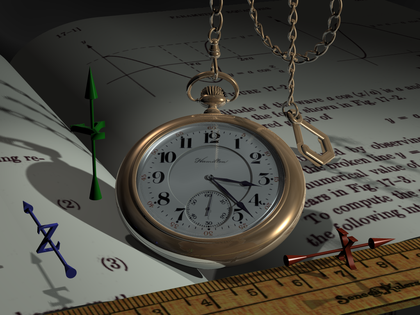
%> input picture Used_Images/watch.png, 420 x 315 px, shrunk from 1024 x 768 before the run
$ octave script.m   (GNU Octave 9; MATLAB toolbox functions it lacks are replaced by stand-ins)
%> lines starting %> are read from the running program, lines starting %| are printed output that depends on the picture; in (x1, y1, x2, y2) boxes, pixels count from 0 and x2, y2 are one past the last pixel; in counts of white or black regions, pixels touching at a corner belong together; the program's own positions count from 1
### v0/ArithmeticCoding/binarizeImage.m
function A = binarizeImage(A)

%Binarize the image if is a colored one or have multiples tons of grey
if isa(A,'logical') == 0
    sA = size(A);
    if length(sA) == 3
        if sA(3) == 2
            A = A(:,:,1);
        else
            A = rgb2gray(A);
        end
    end
    A = imbinarize(A);
end
[sy,sx] = size(A);

### v0/ArithmeticCoding/createContextTable.m
function countContexts = createContextTable(A)

sizeA   = size(A);
[sy sx] = size(A);
Max_Num_Cont = 16;
countContexts = zeros(2^Max_Num_Cont,2);

for (y = 1:1:sy)
    for (x = 1:1:sx)
        currSymbol = char(A(y,x) + 48);
        contextNumber = get2DContext(A, sizeA, [y x], Max_Num_Cont);

        %Updates the context.
        if (currSymbol == '0')
            countContexts(contextNumber + 1,1) = countContexts(contextNumber + 1,1) + 1;
        else
            countContexts(contextNumber + 1,2) = countContexts(contextNumber + 1,2) + 1;
        end

    end
end

### v0/ArithmeticCoding/generateContextVector.m
function contextVector = generateContextVector(img)

%Binarize the image if is a colored one or have multiples tons of grey
img = binarizeImage(img);

countContexts = createContextTable(img);
pos_bin_ind = dec2bin(0:65535);
currContextVector = [0 0 0 0 0 0 0 0 0 0 0 0 0 0 0 0];

ok = 1;
best_H = Inf;
k = 0;

while (ok == 1)

    if k ~= 0
        old_H = best_H;
    end

    %Makes the loop to select the best context to this iteration
    [currContextVector, best_H] = selectOneBitContext(currContextVector,countContexts,pos_bin_ind,best_H);

    %Verify the two conditions to stop
    if k ~= 0
        [ok, curr_dif] = verifyStopConditions(best_H,old_H,curr_dif);
    else
        curr_dif = Inf;
    end

    k = k + 1;

end

%Return the final vector
contextVector = currContextVector;

### v0/ArithmeticCoding/selectOneBitContext.m
function [currContextVector, best_H] = selectOneBitContext(currContextVector,countContexts,pos_bin_ind,best_H)

idx = find(currContextVector == 0);


currBestContext = 0;
for (j = 1:1:length(idx))
    candidate_ContextVector = currContextVector;
    candidate_ContextVector(idx(j)) = 1;

    Curr_HByContext = calcHContextsBits(countContexts,candidate_ContextVector,pos_bin_ind);

    if (Curr_HByContext < best_H)
        best_H = Curr_HByContext;
        currBestContext = idx(j);
    end
end
currContextVector(currBestContext) = 1;

### v0/ArithmeticCoding/verifyStopConditions.m
%Verify if it큦 ok to stop the entropy loop

function [ok, curr_dif] = verifyStopConditions(best_H,old_H,curr_dif)

    previous_dif = curr_dif;
    curr_dif = abs(best_H-old_H)/old_H;

    if (previous_dif < curr_dif || abs(best_H-old_H)<0.0001)
        ok = 0;
    else
        ok = 1;
    end

end

### v0/ArithmeticCoding/encodeImage.m
function rateBPP = encodeImage(A,p, filenameOut)

if (nargin == 2)
    filenameOut = [];
end

if (isscalar(p))
    contextVector = zeros(1,16);
    contextVector(1:p) = 1;
else
    sp = size(p);
    if (isequal(sp,[1 16]))
        contextVector = p;
    elseif (isequal(sp,[16 1]))
        contextVector = p';
    else
        error('The context vector must be a column or row vector with 16 elements');
    end
end


[sy sx] = size(A);
nPixels = sy * sx;

%%%%%%%%%%%%%%%%%%%%%%%%%%%%%%%%%%%%%%%%%%%%%%%%%%%%%%%%%%%%%%%%%%%%%%%%%%
%Initialize BAC Params
BACParams = getBACParams(contextVector);

%Create and initializes a cabac here.
cabac = getCABAC();
cabac = initCABAC(cabac, BACParams);

%Encode the image with the arithmetic coder
cabac = encodeImageBAC(A,cabac);

%Gets the bitstream header.
bitstream = createBitstreamHeader(sy, sx, contextVector);

%Merges all bitstreams.
bitstream = bitstream.merge(cabac.BACEngine.bitstream);

if (isempty(filenameOut) == 0)
    bitstream.flushesToFile(filenameOut);
end

rateBPP = (bitstream.size() + 8) / nPixels;

### v0/script.m
%Opens the input image.
imDir = [pwd '\..\Used_Images\'];
imName = 'watch.png';

reconstructedImage = [imName(1:end-4) '_reconstructed.png'];
outputFile = [imName(1:end-4) '_binary.bin'];

img = imread([imDir imName]);
%> img is the input picture: size 315x420x3 uint8; mean R, G, B 76.3, 74.1, 65.9

% If the image is already binary, comment the next line
img = binarizeImage(img);
%> in binarizeImage, `A = rgb2gray(A);`:
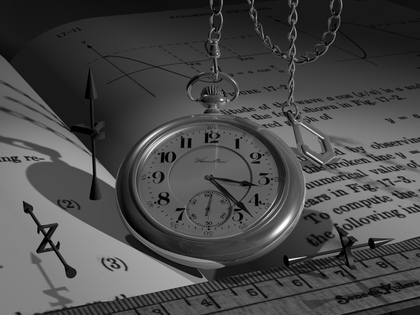
%> A: size 315x420 uint8; min 0, max 255, mean 73.8
%> in binarizeImage, `A = imbinarize(A);`:
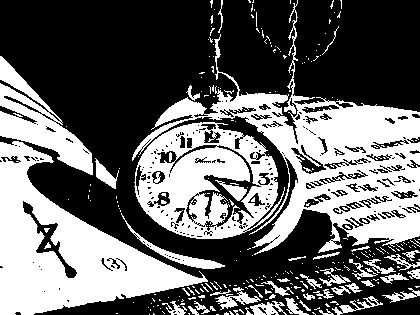
%> A: size 315x420 logical; 40.2% white; 298 white regions (254 under 20 px), largest, box (x1, y1, x2, y2) and area: (132, 0, 420, 255) 18216, (0, 141, 208, 315) 15122, (134, 122, 285, 239) 9953

%Generates the contextVector
contextVector = generateContextVector(img);
%> the loop in generateContextVector, `while (ok == 1)` made 7 passes
%> (old_H, idx in selectOneBitContext, currContextVector, best_H, previous_dif in verifyStopConditions, curr_dif, ok) on passes 3 to 7: (0.26, [3 4 5 6 7 8 9 10 11 12 13 14 15 16], [1 1 1 0 0 0 0 0 0 0 0 0 0 0 0 0], 0.245, 0.278, 0.0586, 1), (0.245, [4 5 6 7 8 9 10 11 12 13 14 15 16], [1 1 1 1 0 0 0 0 0 0 0 0 0 0 0 0], 0.237, 0.0586, 0.0349, 1), (0.237, [5 6 7 8 9 10 11 12 13 14 15 16], [1 1 1 1 0 0 0 0 1 0 0 0 0 0 0 0], 0.228, 0.0349, 0.0347, 1), (0.228, [5 6 7 8 10 11 12 13 14 15 16], [1 1 1 1 0 0 0 0 1 0 0 0 0 0 0 1], 0.223, 0.0347, 0.0226, 1), (0.223, [5 6 7 8 10 11 12 13 14 15], [1 1 1 1 0 0 0 0 1 1 0 0 0 0 0 1], 0.218, 0.0226, 0.0237, 0)
%> (old_H, idx in selectOneBitContext, currContextVector, best_H, curr_dif, ok) on pass 2: (0.36, [2 3 4 5 6 7 8 9 10 11 12 13 14 15 16], [1 1 0 0 0 0 0 0 0 0 0 0 0 0 0 0], 0.26, 0.278, 1)
%> after the loop in generateContextVector, `while (ok == 1)`: k = 7
%> in generateContextVector, `contextVector = currContextVector;`: contextVector = [1 1 1 1 0 0 0 0 1 1 0 0 0 0 0 1]
%> contextVector = [1 1 1 1 0 0 0 0 1 1 0 0 0 0 0 1]

%Encodes it with contextVector.
rbpp = encodeImage(img, contextVector,outputFile);
%> the run ends on the next line

$ run again, with Used_Images/baboon.png copied over Used_Images/watch.png
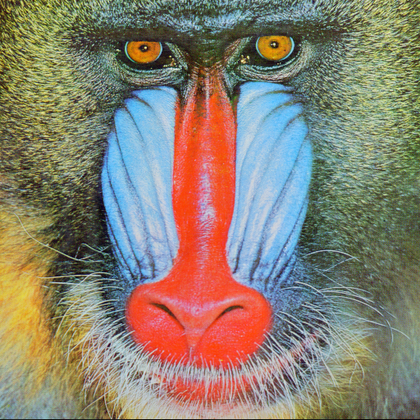
%> input picture Used_Images/baboon.png, 420 x 420 px, shrunk from 512 x 512 before the run
%> img is the input picture: size 420x420x3 uint8; mean R, G, B 137.4, 128.9, 113.1
%> in binarizeImage, `A = rgb2gray(A);`:
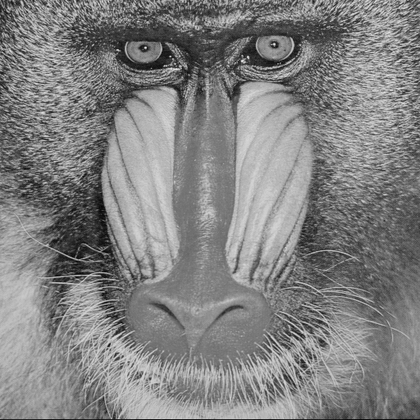
%> A: size 420x420 uint8; min 3, max 243, mean 129.6
%> in binarizeImage, `A = imbinarize(A);`:
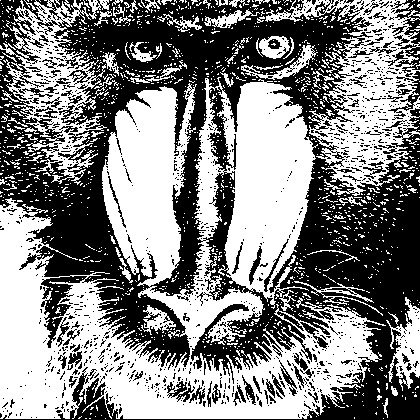
%> A: size 420x420 logical; 51.8% white; 1146 black regions (1052 under 20 px), largest, box (x1, y1, x2, y2) and area: (0, 0, 420, 420) 75118, (391, 0, 420, 73) 784, (388, 71, 420, 117) 332
%> the loop in generateContextVector, `while (ok == 1)` made 8 passes
%> (old_H, idx in selectOneBitContext, currContextVector, best_H, previous_dif in verifyStopConditions, curr_dif, ok) on passes 3 to 6: (0.515, [3 4 5 6 7 8 9 10 11 12 13 14 15 16], [1 1 1 0 0 0 0 0 0 0 0 0 0 0 0 0], 0.494, 0.154, 0.0406, 1), (0.494, [4 5 6 7 8 9 10 11 12 13 14 15 16], [1 1 1 0 0 0 0 0 0 0 0 0 0 1 0 0], 0.483, 0.0406, 0.0211, 1), (0.483, [4 5 6 7 8 9 10 11 12 13 15 16], [1 1 1 0 0 0 0 0 0 0 0 0 0 1 0 1], 0.477, 0.0211, 0.0127, 1), (0.477, [4 5 6 7 8 9 10 11 12 13 15], [1 1 1 1 0 0 0 0 0 0 0 0 0 1 0 1], 0.473, 0.0127, 0.00891, 1)
%> after the loop in generateContextVector, `while (ok == 1)`: k = 8
%> in generateContextVector, `contextVector = currContextVector;`: contextVector = [1 1 1 1 0 0 0 0 1 1 0 0 0 1 0 1]

$ run again, with Used_Images/boat.png copied over Used_Images/watch.png
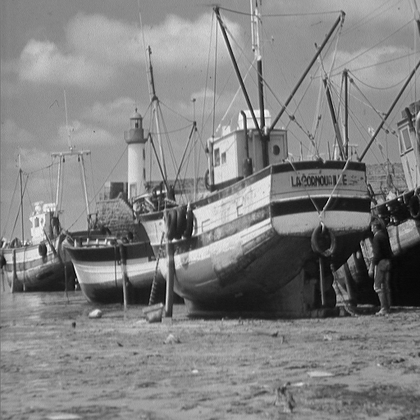
%> input picture Used_Images/boat.png, 420 x 420 px, shrunk from 512 x 512 before the run
%> img is the input picture: size 420x420 uint8; min 0, max 255, mean 129.7
%> in binarizeImage, `A = imbinarize(A);`:
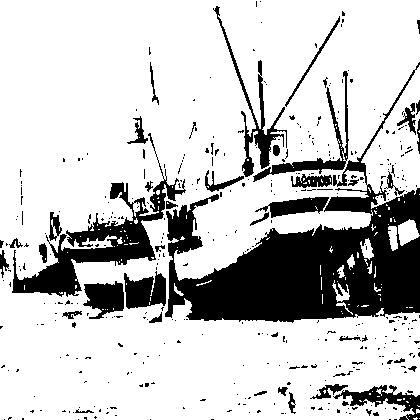
%> A: size 420x420 logical; 78.2% white; 400 black regions (356 under 20 px), largest, box (x1, y1, x2, y2) and area: (165, 62, 420, 323) 21361, (12, 133, 186, 297) 5537, (213, 6, 287, 177) 1576
%> the loop in generateContextVector, `while (ok == 1)` made 9 passes
%> (old_H, idx in selectOneBitContext, currContextVector, best_H, previous_dif in verifyStopConditions, curr_dif, ok) on passes 3 to 6: (0.16, [3 4 5 6 7 8 9 10 11 12 13 14 15 16], [1 1 1 0 0 0 0 0 0 0 0 0 0 0 0 0], 0.146, 0.323, 0.0864, 1), (0.146, [4 5 6 7 8 9 10 11 12 13 14 15 16], [1 1 1 0 0 0 0 0 0 0 1 0 0 0 0 0], 0.14, 0.0864, 0.0407, 1), (0.14, [4 5 6 7 8 9 10 12 13 14 15 16], [1 1 1 0 0 0 0 0 0 0 1 0 0 0 0 1], 0.136, 0.0407, 0.0269, 1), (0.136, [4 5 6 7 8 9 10 12 13 14 15], [1 1 1 0 0 0 0 0 0 0 1 0 1 0 0 1], 0.133, 0.0269, 0.0216, 1)
%> after the loop in generateContextVector, `while (ok == 1)`: k = 9
%> in generateContextVector, `contextVector = currContextVector;`: contextVector = [1 1 1 1 0 0 1 0 0 1 1 0 1 0 0 1]
